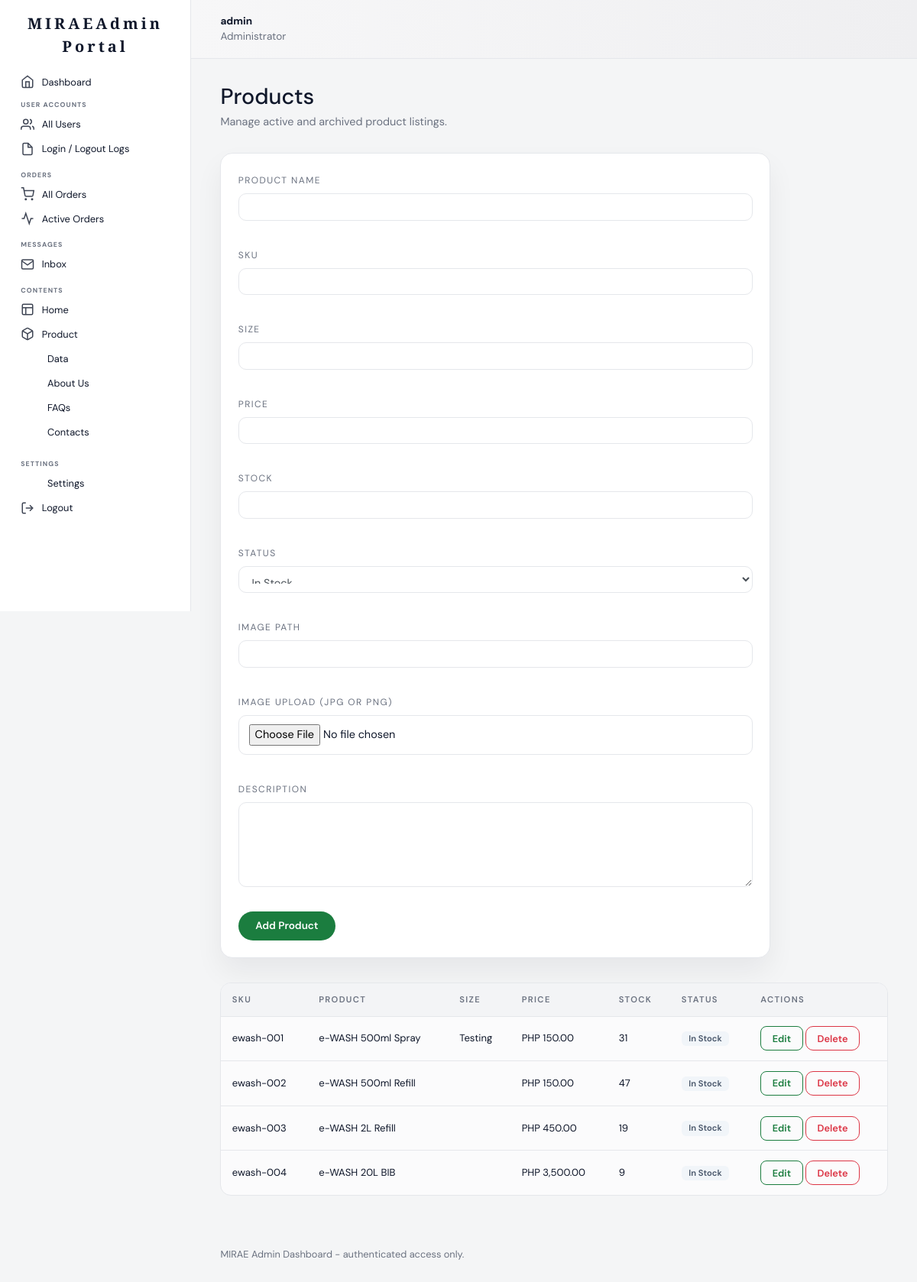
Screenshot of /admin/products.php (signed in) with the database file from the repository.
### tables this page shows
CREATE TABLE `products` (
  `id` int(11) NOT NULL AUTO_INCREMENT,
  `name` varchar(255) NOT NULL,
  `description` text DEFAULT NULL,
  `sku` varchar(100) NOT NULL,
  `variant` varchar(100) DEFAULT NULL,
  `price` decimal(10,2) NOT NULL DEFAULT 0.00,
  `stock` int(11) NOT NULL DEFAULT 0,
  `status` enum('In Stock','Out of Stock','Archived') NOT NULL DEFAULT 'In Stock',
  `image` varchar(255) DEFAULT NULL,
  `created_at` timestamp NOT NULL DEFAULT current_timestamp(),
  PRIMARY KEY (`id`),
  UNIQUE KEY `sku` (`sku`)
);

### admin/products.php (the view, shortened to what this page needs)
<?php
require_once __DIR__ . '/../config/db.php';
$editingProduct = null;
$products = [];
if ($result = $conn->query("SELECT * FROM products ORDER BY created_at DESC")) {
    while ($row = $result->fetch_assoc()) {
        $products[] = $row;
    }
}
include __DIR__ . '/includes/header.php';
include __DIR__ . '/includes/sidebar.php';
?>
<main class="admin-content">
    <div class="page-header">
        <h1>Products</h1>
        <p>Manage active and archived product listings.</p>
    </div>
    <form class="form-card" action="products.php" method="post" enctype="multipart/form-data">
        <div class="form-group">
            <label for="prod-name">Product Name</label>
            <input id="prod-name" name="name" type="text" class="form-control" value="<?php echo htmlspecialchars($editingProduct['name'] ?? ''); ?>" required />
        </div>
        <div class="form-group">
            <label for="prod-sku">SKU</label>
            <input id="prod-sku" name="sku" type="text" class="form-control" value="<?php echo htmlspecialchars($editingProduct['sku'] ?? ''); ?>" required />
        </div>
        <div class="form-group">
            <label for="prod-variant">Size</label>
            <input id="prod-variant" name="variant" type="text" class="form-control" value="<?php echo htmlspecialchars($editingProduct['variant'] ?? ''); ?>" />
        </div>
        <div class="form-group">
            <label for="prod-price">Price</label>
            <input id="prod-price" name="price" type="number" step="0.01" class="form-control" value="<?php echo htmlspecialchars($editingProduct['price'] ?? ''); ?>" />
        </div>
        <div class="form-group">
            <label for="prod-stock">Stock</label>
            <input id="prod-stock" name="stock" type="number" class="form-control" value="<?php echo htmlspecialchars($editingProduct['stock'] ?? ''); ?>" />
        </div>
        <div class="form-group">
            <label for="prod-status">Status</label>
            <select id="prod-status" name="status" class="form-control">
                <?php
                $statuses = ['In Stock', 'Out of Stock', 'Archived'];
                $currentStatus = $editingProduct['status'] ?? 'In Stock';
                foreach ($statuses as $status) :
                ?>
                    <option value="<?php echo $status; ?>" <?php echo ($status === $currentStatus) ? 'selected' : ''; ?>>
                        <?php echo $status; ?>
                    </option>
                <?php endforeach; ?>
            </select>
        </div>
        <div class="form-group">
            <label for="prod-image">Image Path</label>
            <input id="prod-image" name="image" type="text" class="form-control" value="<?php echo htmlspecialchars($editingProduct['image'] ?? ''); ?>" />
        </div>
        <div class="form-group">
            <label for="prod-image-file">Image Upload (JPG or PNG)</label>
            <input id="prod-image-file" name="image_file" type="file" class="form-control-file" accept="image/jpeg, image/png" />
        </div>
        <div class="form-group">
            <label for="prod-desc">Description</label>
            <textarea id="prod-desc" name="description" class="form-control" rows="4"><?php echo htmlspecialchars($editingProduct['description'] ?? ''); ?></textarea>
        </div>
        <button type="submit" class="btn btn-primary"><?php echo $editingProduct ? 'Update Product' : 'Add Product'; ?></button>
    </form>
    <div class="table-wrap" style="margin-top: 2rem;">
        <table>
            <thead>
                <tr>
                    <th>SKU</th>
                    <th>Product</th>
                    <th>Size</th>
                    <th>Price</th>
                    <th>Stock</th>
                    <th>Status</th>
                    <th>Actions</th>
                </tr>
            </thead>
            <tbody>
                <?php if (!$products) : ?>
                    <tr><td colspan="7">No products found.</td></tr>
                <?php else : ?>
                    <?php foreach ($products as $product) : ?>
                        <tr>
                            <td><?php echo htmlspecialchars($product['sku']); ?></td>
                            <td><?php echo htmlspecialchars($product['name']); ?></td>
                            <td><?php echo htmlspecialchars($product['variant']); ?></td>
                            <td>PHP <?php echo number_format((float) $product['price'], 2); ?></td>
                            <td><?php echo (int) $product['stock']; ?></td>
                            <td><span class="badge"><?php echo htmlspecialchars($product['status']); ?></span></td>
                            <td>
                                <a href="products.php?edit=<?php echo (int) $product['id']; ?>" class="btn btn-sm btn-outline-primary">Edit</a>
                                <form action="products.php" method="post" style="display: inline;">
                                    <button type="submit" class="btn btn-sm btn-outline-danger">Delete</button>
                                </form>
                            </td>
                        </tr>
                    <?php endforeach; ?>
                <?php endif; ?>
            </tbody>
        </table>
    </div>
</main>
<?php include __DIR__ . '/includes/footer.php'; ?>

### admin/assets/css/admin.css (style rules this page uses)
:root { --admin-bg: #f4f5f6; --admin-card: #ffffff; --admin-border: #e5e7eb; --admin-text: #0f172a; --admin-muted: #6b7280; --admin-accent: #1b7d3f; --admin-accent-soft: rgba(27, 125, 63, 0.14); --admin-radius: 16px; --admin-shadow: 0 18px 36px rgba(15, 23, 42, 0.06); }
* { box-sizing: border-box; }
body.admin-page { margin: 0; font-family: "DM Sans", "Segoe UI", sans-serif; color: var(--admin-text); background: var(--admin-bg); }
a, a:hover { color: inherit; text-decoration: none !important; }
.admin-content { padding: 2rem 2.4rem 3rem; max-width: 1250px; }
.page-header { display: flex; flex-direction: column; gap: 0.35rem; margin-bottom: 1.8rem; }
.page-header h1 { margin: 0; font-size: 1.8rem; }
.page-header p { margin: 0; color: var(--admin-muted); font-size: 0.9rem; }
.btn-sm { height: 32px; padding: 0 0.8rem; font-size: 0.75rem; border-radius: 8px; }
.btn-primary { display: inline-flex; align-items: center; justify-content: center; text-decoration: none; background: var(--admin-accent); color: #ffffff; padding: 0 1.2rem; height: 38px; border-radius: 10px; font-size: 0.85rem; font-weight: 600; border: 1px solid transparent; cursor: pointer; transition: all 0.2s ease; }
.btn-outline-primary { display: inline-flex; align-items: center; justify-content: center; background: transparent; color: var(--admin-accent); border: 1px solid var(--admin-accent); padding: 0 0.9rem; height: 32px; border-radius: 8px; font-size: 0.8rem; font-weight: 600; cursor: pointer; transition: all 0.2s ease; }
.btn-outline-danger { display: inline-flex; align-items: center; justify-content: center; background: transparent; color: #b91c1c; border: 1px solid #b91c1c; height: 32px; padding: 0 0.9rem; border-radius: 8px; font-size: 0.8rem; font-weight: 600; cursor: pointer; transition: all 0.2s ease; }
.btn-outline-danger { background: transparent; color: #dc3545; border: 1px solid #dc3545; padding: 0.45rem 0.9rem; border-radius: 10px; font-size: 0.8rem; font-weight: 600; cursor: pointer; transition: all 0.2s ease; }
.table-wrap { overflow: hidden; border-radius: 14px; border: 1px solid var(--admin-border); background: #fbfbfc; }
.table-wrap table { width: 100%; border-collapse: collapse; font-size: 0.82rem; }
.table-wrap th, .table-wrap td { padding: 0.8rem 0.9rem; border-bottom: 1px solid var(--admin-border); text-align: left; vertical-align: middle; }
.table-wrap th { background: #f3f4f6; color: var(--admin-muted); font-weight: 600; font-size: 0.7rem; text-transform: uppercase; letter-spacing: 0.12em; }
.table-wrap tr:last-child td { border-bottom: none; }
.badge { display: inline-flex; align-items: center; justify-content: center; padding: 0.2rem 0.6rem; border-radius: 999px; font-size: 0.7rem; font-weight: 600; background: #e5e7eb; color: #374151; }
.form-card { background: var(--admin-card); border-radius: var(--admin-radius); border: 1px solid var(--admin-border); padding: 1.4rem; box-shadow: var(--admin-shadow); display: grid; gap: 1rem; max-width: 720px; }
.form-card label { font-size: 0.75rem; text-transform: uppercase; letter-spacing: 0.12em; color: var(--admin-muted); }
.form-card input, .form-card textarea, .form-card select { width: 100%; padding: 0.7rem 0.8rem; border-radius: 10px; border: 1px solid var(--admin-border); font-family: inherit; font-size: 0.9rem; }
.form-card button { justify-self: start; padding: 0.7rem 1.4rem; border-radius: 999px; border: none; background: var(--admin-accent); color: #ffffff; font-weight: 600; cursor: pointer; }
.badge { padding: 0.25rem 0.6rem; border-radius: 6px; font-size: 0.7rem; font-weight: 600; background: #f1f5f9; color: #475569; display: inline-block; }

### rows the page displays
products: sku "ewash-001", name "e-WASH 500ml Spray", variant "Testing", price "150.00", stock "31", status "In Stock"
products: sku "ewash-002", name "e-WASH 500ml Refill", price "150.00", stock "47", status "In Stock"
products: sku "ewash-003", name "e-WASH 2L Refill", price "450.00", stock "19", status "In Stock"
products: sku "ewash-004", name "e-WASH 20L BIB", price "3,500.00", stock "9", status "In Stock"

### other values shown
$adminName "admin"
$adminRole "Administrator"
form field status "In Stock"
